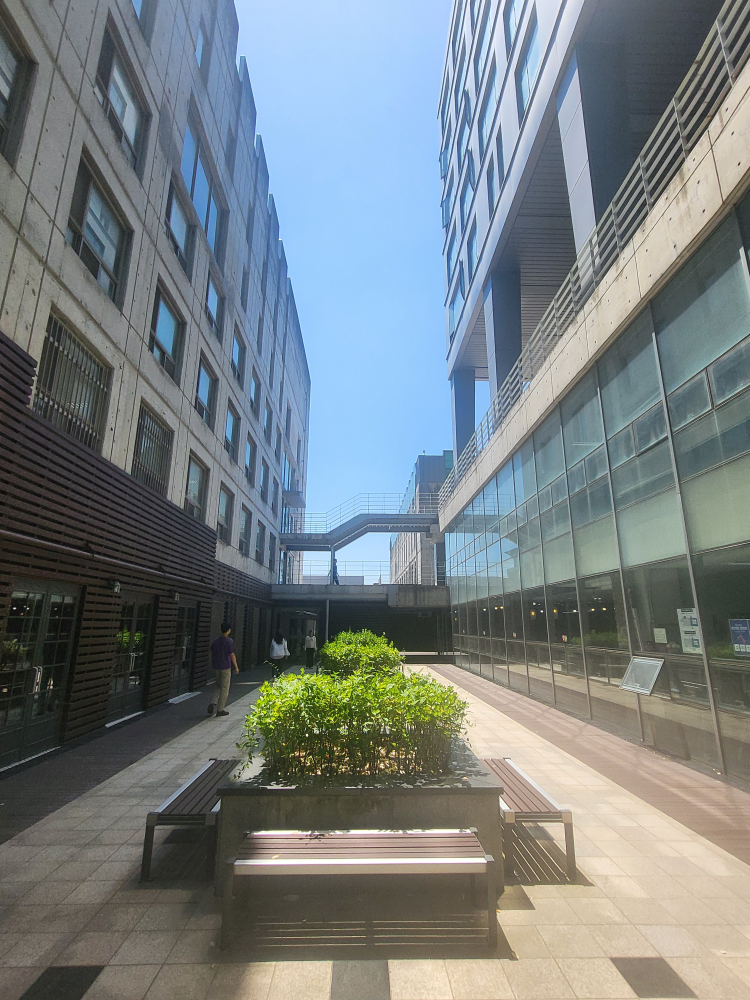
#> input picture fastapi/domain/placerecognition/utils/buildingimg/미카정보.jpg, 3000 x 4000 px (shown at 1/4 size)
$ python -i util_function.py   (imports and definitions only)
#> lines starting #> are read from the running program, lines starting #| are printed output that depends on the picture
from PIL import Image, ExifTags

def correct_image_orientation(image):
    try:
        for orientation in ExifTags.TAGS.keys():
            if ExifTags.TAGS[orientation] == 'Orientation':
                break
        exif = image._getexif()
        if exif is not None:
            exif = dict(exif.items())
            orientation = exif.get(orientation)
            if orientation == 2:
                image = image.transpose(Image.FLIP_LEFT_RIGHT)
            elif orientation == 3:
                image = image.rotate(180, expand=True)
            elif orientation == 4:
                image = image.transpose(Image.FLIP_TOP_BOTTOM)
            elif orientation == 5:
                image = image.transpose(Image.FLIP_LEFT_RIGHT).rotate(270, expand=True)
            elif orientation == 6:
                image = image.rotate(270, expand=True)
            elif orientation == 7:
                image = image.transpose(Image.FLIP_LEFT_RIGHT).rotate(90, expand=True)
            elif orientation == 8:
                image = image.rotate(90, expand=True)
    except Exception as e:
        print(f"Error correcting image orientation: {e}")
    return image

>>> import cv2
>>> picture = cv2.imread('buildingimg/미카정보.jpg', cv2.IMREAD_GRAYSCALE)
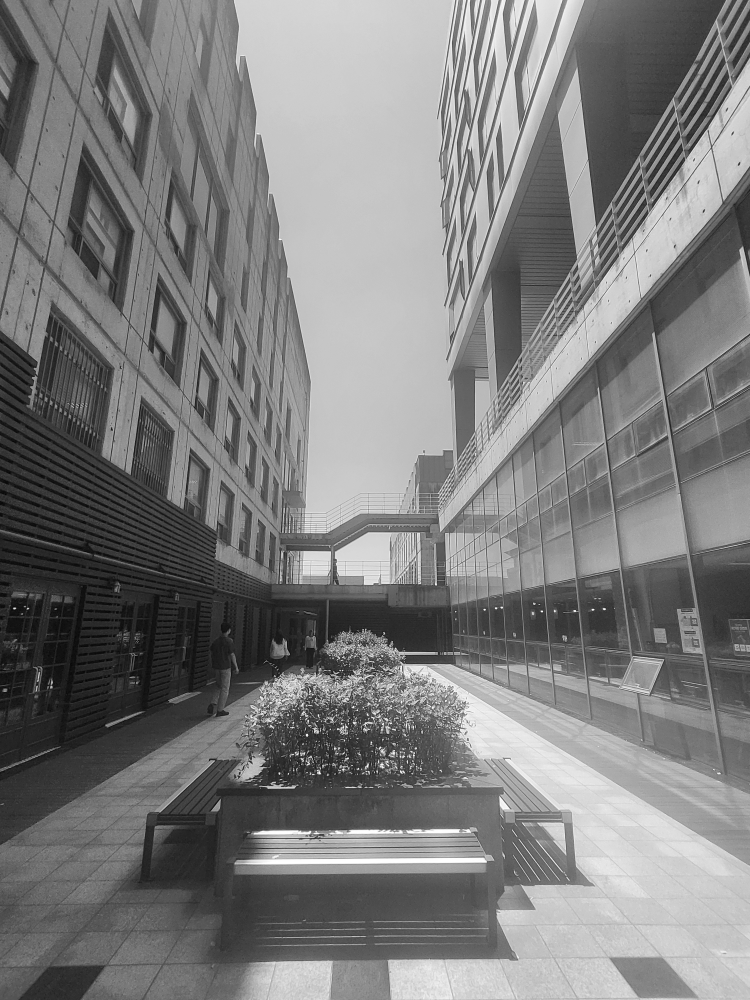
#> picture: shape (4000, 3000) (shown at 1/4 size); min 0, max 255, mean 125
>>> result = correct_image_orientation(picture)

$ run again, on fastapi/domain/placerecognition/utils/buildingimg/새천.jpg
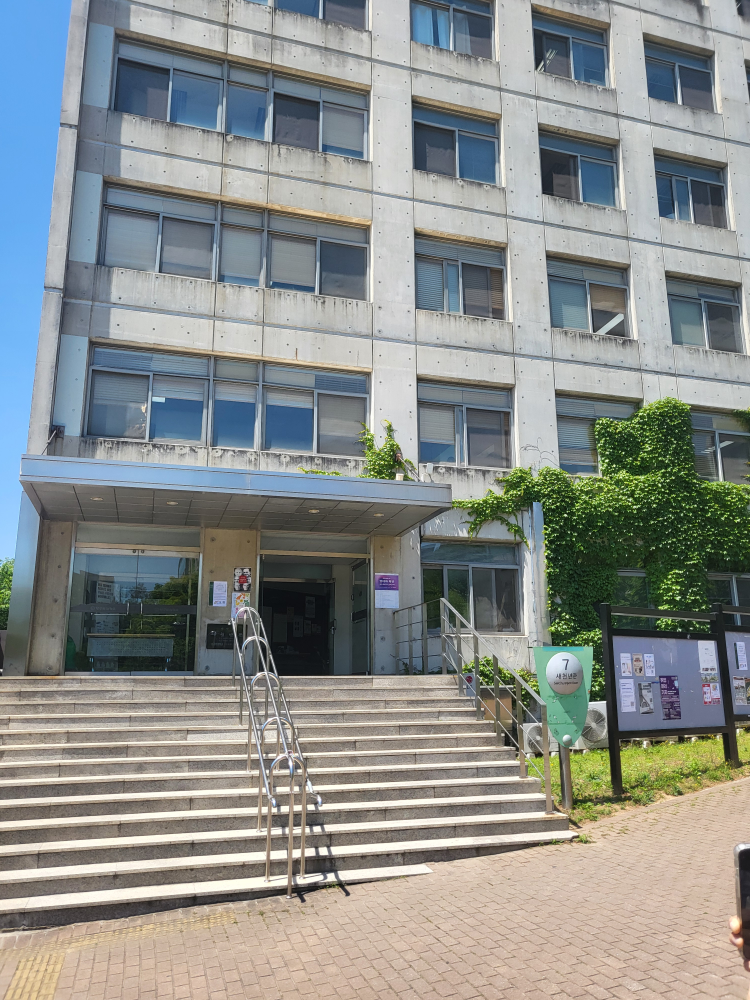
#> input picture fastapi/domain/placerecognition/utils/buildingimg/새천.jpg, 3000 x 4000 px (shown at 1/4 size)
#> `picture = cv2.imread('buildingimg/미카정보.jpg', cv2.IMREAD_GRAYSCALE)`:
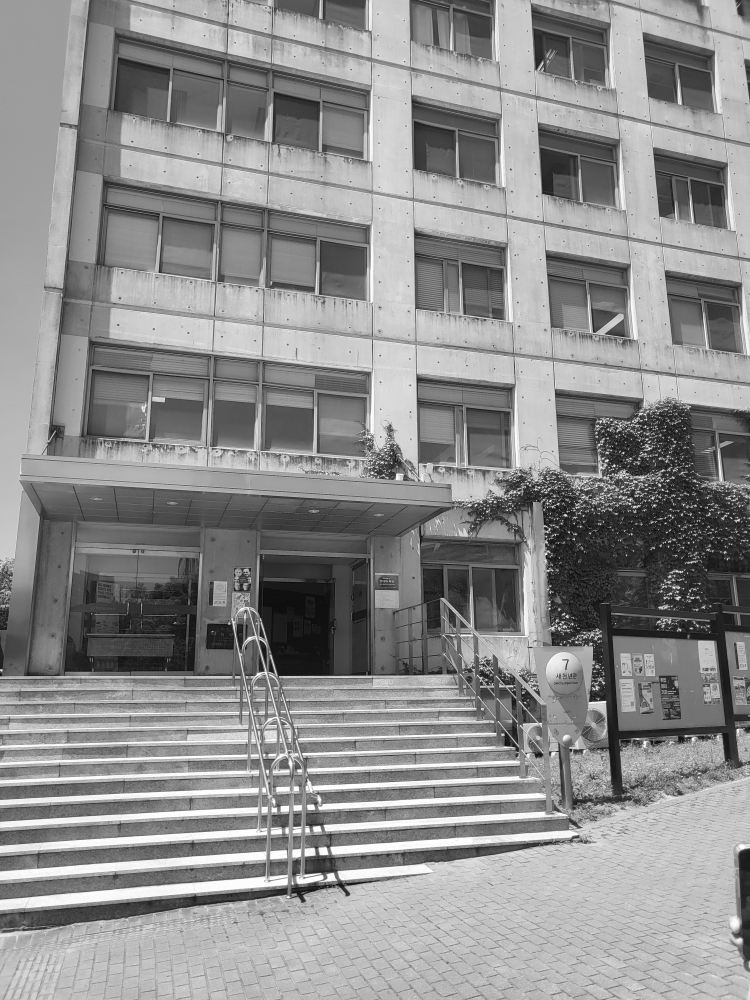
#> picture: shape (4000, 3000) (shown at 1/4 size); min 0, max 255, mean 140.9
